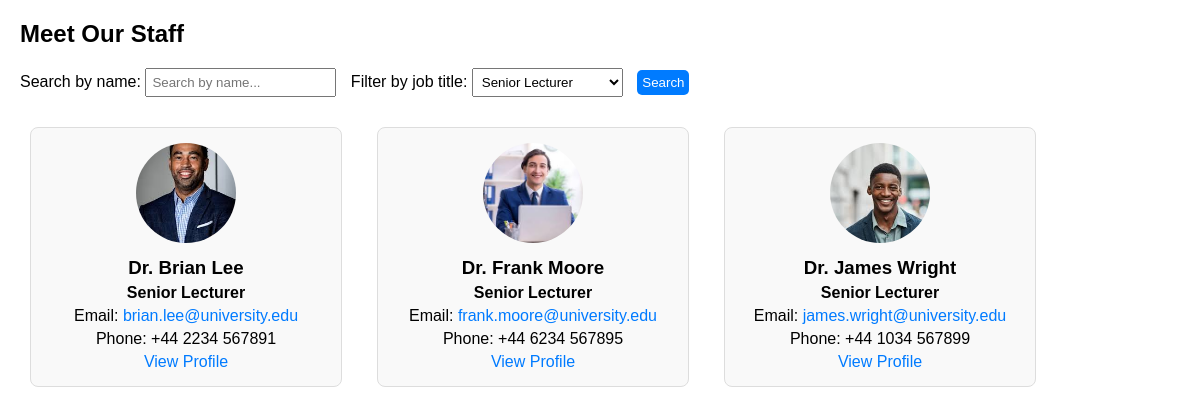
The app's page /staff/staff.php?jobFilter=Senior Lecturer with its own data.
### tables this page shows
CREATE TABLE `Staff` (
  `StaffID` int(11) NOT NULL,
  `Name` text NOT NULL,
  `JobTitle` varchar(255) NOT NULL DEFAULT 'Lecturer',
  `Photo` varchar(255) DEFAULT 'default.jpg',
  `Email` varchar(255) DEFAULT NULL,
  `Phone` varchar(20) DEFAULT NULL,
  `Biography` text DEFAULT NULL
);

### staff/staff.php (the view, shortened to what this page needs)
<?php
require 'db_connect.php';
$search = isset($_GET['search']) ? $_GET['search'] : '';
$jobFilter = isset($_GET['jobFilter']) ? $_GET['jobFilter'] : '';
$sql = "SELECT StaffID, Name, JobTitle, Photo, Email, Phone FROM Staff WHERE Name LIKE :search";
$params = ['search' => "%$search%"];
if (!empty($jobFilter)) {
    $sql .= " AND JobTitle = :jobFilter";
    $params['jobFilter'] = $jobFilter;
}
$stmt = $pdo->prepare($sql);
$stmt->execute($params);
$staffMembers = $stmt->fetchAll(PDO::FETCH_ASSOC);
?>
<!DOCTYPE html>
<html lang="en">
<head>
</head>
<body>
    <h2>Meet Our Staff</h2>
    <form method="GET" action="">
        <label for="search">Search by name:</label>
        <input type="text" id="search" name="search" placeholder="Search by name..." value="<?php echo htmlspecialchars($search); ?>">
        <label for="jobFilter">Filter by job title:</label>
        <select id="jobFilter" name="jobFilter">
            <option value="Senior Lecturer" <?php if ($jobFilter == "Senior Lecturer") echo "selected"; ?>>Senior Lecturer</option>
        </select>
        <button type="submit">Search</button>
    </form>
    <div class="staff-container">
        <?php foreach ($staffMembers as $staff) { ?>
            <div class="staff-card">
                <img src="staff_photo/<?php echo htmlspecialchars($staff['Photo']); ?>" alt="Photo of <?php echo htmlspecialchars($staff['Name']); ?>">
                <h3><?php echo htmlspecialchars($staff['Name']); ?></h3>
                <p><strong><?php echo htmlspecialchars($staff['JobTitle']); ?></strong></p>
                <p>Email: <a href="mailto:<?php echo htmlspecialchars($staff['Email']); ?>"><?php echo htmlspecialchars($staff['Email']); ?></a></p>
                <p>Phone: <?php echo htmlspecialchars($staff['Phone']); ?></p>
                <a href="staff_details.php?staff_id=<?php echo $staff['StaffID']; ?>" tabindex="0">View Profile</a>
            </div>
        <?php } ?>
    </div>
</body>
</html>

### staff/staff.php (style rules this page uses)
body { font-family: Arial, sans-serif; margin: 20px; }
.staff-container { display: flex; flex-wrap: wrap; gap: 15px; }
.staff-card { border: 1px solid #ddd; padding: 15px; margin: 10px; width: 280px; background-color: #f9f9f9; border-radius: 8px; text-align: center; }
.staff-card img { width: 100px; height: 100px; border-radius: 50%; object-fit: cover; margin-bottom: 10px; }
.staff-card h3 { margin: 0 0 5px; }
.staff-card p { margin: 5px 0; }
.staff-card a { color: #007bff; text-decoration: none; }
form { margin-bottom: 20px; }
input, select, button { padding: 5px; margin-right: 10px; }
button { background-color: #007bff; color: white; border: none; border-radius: 5px; }

### records on screen
staff: Photo (picture), Name "Dr. Brian Lee", JobTitle "Senior Lecturer", Email "brian.lee@university.edu", Phone "+44 2234 567891"
staff: Photo (picture), Name "Dr. Frank Moore", JobTitle "Senior Lecturer", Email "frank.moore@university.edu", Phone "+44 6234 567895"
staff: Photo (picture), Name "Dr. James Wright", JobTitle "Senior Lecturer", Email "james.wright@university.edu", Phone "+44 1034 567899"
